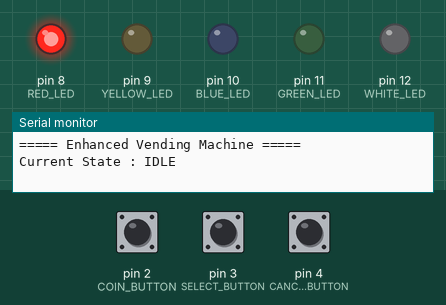
The sketch below on a simulated Arduino Uno, built with avr-gcc and run on an emulated ATmega328P. Shown: output pins drawn as LEDs (lit = HIGH), the last lines printed to the serial monitor. Dashed ring = blinking. The test bench sets the inputs (shaded band); at power-on: pin 2 (COIN_BUTTON) HIGH, pin 3 (SELECT_BUTTON) HIGH, pin 4 (CANCEL_BUTTON) HIGH.

Above: at 1.2 s.
1.3 s: pin 2 (COIN_BUTTON) pulled LOW for 0.15 s
At 2.2 s:
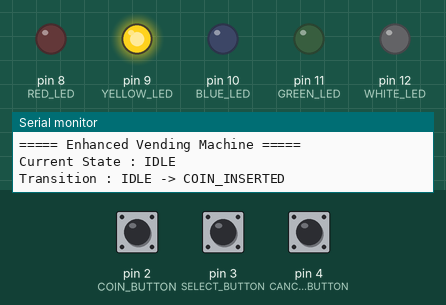
2.9 s: pin 3 (SELECT_BUTTON) pulled LOW for 0.15 s
At 3.27 s:
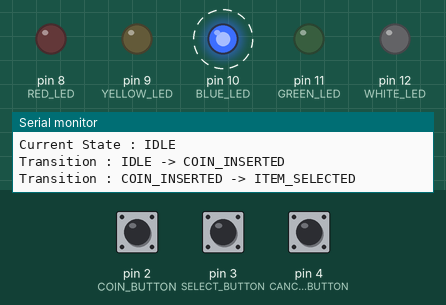
5.9 s: pin 4 (CANCEL_BUTTON) pulled LOW for 0.15 s
At 6.9 s:
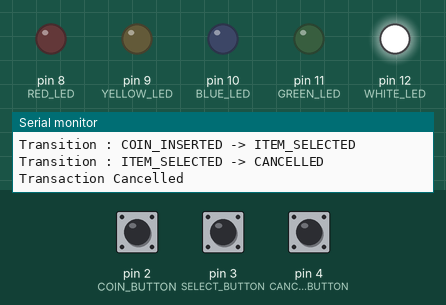
8.6 s: pin 2 (COIN_BUTTON) pulled LOW for 1 s
At 9.0 s:
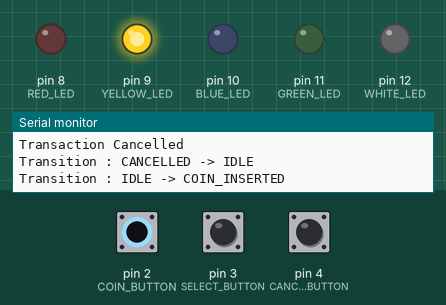
11.1 s: pin 4 (CANCEL_BUTTON) pulled LOW for 1 s
At 13.3 s:
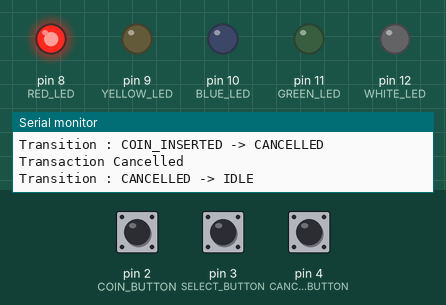
13.6 s: pin 2 (COIN_BUTTON) pulled LOW for 3.2 s
At 14.0 s:
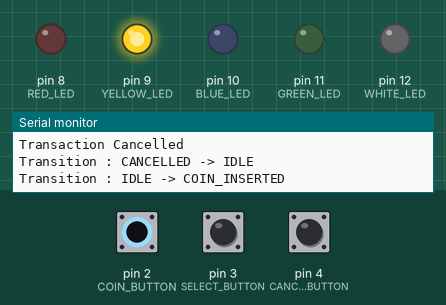
Timing chart, 0 to 16.6 s (numbered marks = the images above; inputs shaded):
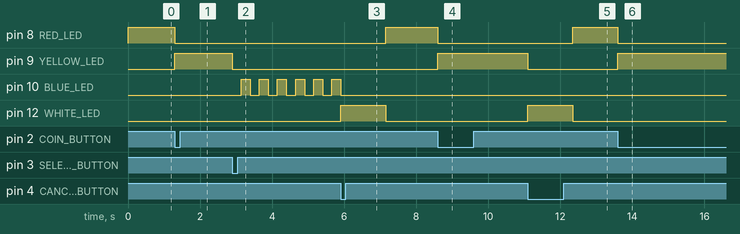

Measured:
- after the input at 1.3 s, pin 8 (RED_LED): HIGH → LOW at once; pin 9 (YELLOW_LED): LOW → HIGH at once
- after the input at 2.9 s, pin 9 (YELLOW_LED): HIGH → LOW at once; pin 10 (BLUE_LED): alternates HIGH for 0.25 s and LOW for 0.25 s, starting after 0.25 s
- after the input at 5.9 s, pin 8 (RED_LED): LOW → HIGH after 1.3 s; pin 10 (BLUE_LED): stops changing and stays LOW; pin 12 (WHITE_LED): LOW → HIGH at once, → LOW 1.3 s later
- after the input at 8.6 s, pin 8 (RED_LED): HIGH → LOW at once; pin 9 (YELLOW_LED): LOW → HIGH at once
- after the input at 11.1 s, pin 8 (RED_LED): LOW → HIGH after 1.3 s; pin 9 (YELLOW_LED): HIGH → LOW at once; pin 12 (WHITE_LED): LOW → HIGH at once, → LOW 1.3 s later
- after the input at 13.6 s, pin 8 (RED_LED): HIGH → LOW at once; pin 9 (YELLOW_LED): LOW → HIGH at once

The sketch:

State_machine_implementatio.ino
```cpp
/*
 * Project : Enhanced Vending Machine State Machine
 * Question : Q18 (Enhanced Version)
 * Author : P Meet Kumar
 * Roll No. : IoT 009
 * Date : 01 July 2026
 * Description :
 * Enhanced vending machine using 5 LEDs.
 *
 * State Transition Diagram
 *
 *                    Insert Coin
 *      +--------------------------------+
 *      |                                |
 *      v                                |
 *   +--------+                     +---------------+
 *   | IDLE   |-------------------->|COIN_INSERTED |
 *   +--------+                     +---------------+
 *        ^                             |        |
 *        |                             |        |
 *        | Cancel                      |Select  |
 *        |                             |Item    |
 *        |                             v        |
 *        |                     +---------------+|
 *        |                     |ITEM_SELECTED ||
 *        |                     +---------------+|
 *        |                        |        |    |
 *        | Cancel                |Confirm |    |
 *        |                       |        |    |
 *        |                       v        |    |
 *        |                  +--------------+   |
 *        |                  | DISPENSING   |   |
 *        |                  +--------------+   |
 *        |                         |           |
 *        +-------------------------+-----------+
 *
 * LED Indication
 * RED    -> IDLE
 * YELLOW -> COIN INSERTED
 * BLUE   -> ITEM SELECTED
 * GREEN  -> DISPENSING
 * WHITE  -> CANCELLED
 */

const int RED_LED = 8;
const int YELLOW_LED = 9;
const int BLUE_LED = 10;
const int GREEN_LED = 11;
const int WHITE_LED = 12;

const int COIN_BUTTON   = 2;
const int SELECT_BUTTON = 3;
const int CANCEL_BUTTON = 4;

enum State
{
  IDLE,
  COIN_INSERTED,
  ITEM_SELECTED,
  DISPENSING,
  CANCELLED
};

State currentState = IDLE;

unsigned long previousBlink = 0;
bool blueState = false;

void setup()
{
  pinMode(RED_LED, OUTPUT);
  pinMode(YELLOW_LED, OUTPUT);
  pinMode(BLUE_LED, OUTPUT);
  pinMode(GREEN_LED, OUTPUT);
  pinMode(WHITE_LED, OUTPUT);

  pinMode(COIN_BUTTON, INPUT_PULLUP);
  pinMode(SELECT_BUTTON, INPUT_PULLUP);
  pinMode(CANCEL_BUTTON, INPUT_PULLUP);

  Serial.begin(9600);

  updateLEDs();

  Serial.println("===== Enhanced Vending Machine =====");
  Serial.println("Current State : IDLE");
}

void loop()
{
  switch(currentState)
  {

    case IDLE:

      if(digitalRead(COIN_BUTTON) == LOW)
      {
        transitionTo(COIN_INSERTED);
        delay(250);
      }

      break;

    case COIN_INSERTED:

      if(digitalRead(SELECT_BUTTON) == LOW)
      {
        transitionTo(ITEM_SELECTED);
        delay(250);
      }

      else if(digitalRead(CANCEL_BUTTON) == LOW)
      {
        transitionTo(CANCELLED);
        delay(250);
      }

      break;

    case ITEM_SELECTED:

      blinkBlue();

      if(digitalRead(COIN_BUTTON) == LOW)
      {
        transitionTo(DISPENSING);
        delay(250);
      }

      else if(digitalRead(CANCEL_BUTTON) == LOW)
      {
        transitionTo(CANCELLED);
        delay(250);
      }

      break;

    case DISPENSING:

      Serial.println("Dispensing Item...");

      updateLEDs();

      delay(3000);

      Serial.println("Item Dispensed");

      transitionTo(IDLE);

      break;

    case CANCELLED:

      Serial.println("Transaction Cancelled");

      updateLEDs();

      delay(1000);

      transitionTo(IDLE);

      break;
  }
}
// Change current state
void transitionTo(State newState)
{
  Serial.print("Transition : ");
  Serial.print(stateName(currentState));
  Serial.print(" -> ");
  Serial.println(stateName(newState));

  currentState = newState;

  updateLEDs();
}

// Return state name
const char* stateName(State state)
{
  switch(state)
  {
    case IDLE:
      return "IDLE";

    case COIN_INSERTED:
      return "COIN_INSERTED";

    case ITEM_SELECTED:
      return "ITEM_SELECTED";

    case DISPENSING:
      return "DISPENSING";

    case CANCELLED:
      return "CANCELLED";
  }

  return "";
}

// Turn OFF every LED
void allLEDsOff()
{
  digitalWrite(RED_LED, LOW);
  digitalWrite(YELLOW_LED, LOW);
  digitalWrite(BLUE_LED, LOW);
  digitalWrite(GREEN_LED, LOW);
  digitalWrite(WHITE_LED, LOW);
}

// Update LEDs according to current state
void updateLEDs()
{
  allLEDsOff();

  switch(currentState)
  {
    case IDLE:
      digitalWrite(RED_LED, HIGH);
      break;

    case COIN_INSERTED:
      digitalWrite(YELLOW_LED, HIGH);
      break;

    case ITEM_SELECTED:
      // Blue LED blinks in this state
      break;

    case DISPENSING:
      digitalWrite(GREEN_LED, HIGH);
      break;

    case CANCELLED:
      digitalWrite(WHITE_LED, HIGH);
      break;
  }
}

// Blink Blue LED without blocking
void blinkBlue()
{
  if (millis() - previousBlink >= 250)
  {
    previousBlink = millis();

    blueState = !blueState;

    digitalWrite(BLUE_LED, blueState);
  }
}
```
